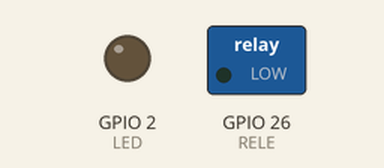
Bench run of a sketch on a simulated ESP32. On the bench: switched loads named in the sketch (green lamp = pin HIGH), output pins drawn as LEDs (lit = HIGH). WiFi joins after 1.5 s; servers stay silent unless stated; uploads are accepted with an empty reply; random numbers use the default seed unless the sketch sets one; what the sketch prints to the serial monitor is not drawn.

Above: at 2.7 s.
At 5.6 s:
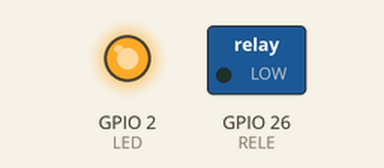
Timing chart, 0 to 16.5 s (numbered marks = the images above):
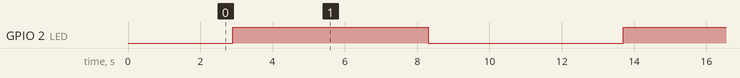

Measured:
- by itself, GPIO 2 (LED): alternates HIGH for 5.4 s and LOW for 5.4 s

The sketch:

main.ino
```cpp
#include <WiFi.h>
#include <HTTPClient.h>
#include <ArduinoJson.h>

// ==================== WIFI ====================
const char* ssid = "NOME_DA_REDE";
const char* password = "SENHA_DA_REDE";

// ==================== API =====================
const char* apiURL =
"API";

// ==================== PINOS SEGUROS ===========
#define RELE   26
#define LED    2
#define BOTAO  27
#define IDSENSOR 1
#define IDDISPOSITIVO 1

// =================================================
// ENVIA LEITURA (TEMPERATURA ou UMIDADE)
// =================================================
bool enviarLeitura(const char* tipo, float valor, int idSensor, int idDispositivo) {

  if (WiFi.status() != WL_CONNECTED) {
    Serial.println("WiFi desconectado");
    return false;
  }

  HTTPClient http;
  http.begin(apiURL);
  http.setTimeout(8000);
  http.addHeader("Content-Type", "application/json");

  StaticJsonDocument<128> doc;
  doc["action"] = "inserirLeitura";
  doc["tipo"] = tipo;      // "temperatura" ou "umidade"
  doc["valor"] = valor;
  doc["id_sensor"] = idSensor;
  doc["id_dispositivo"] = idDispositivo;

  String payload;
  serializeJson(doc, payload);

  int httpCode = http.POST(payload);

  if (httpCode > 0) {
    Serial.print(tipo);
    Serial.print(" -> ");
    Serial.println(http.getString());
    http.end();
    return true;
  } else {
    Serial.println("Erro HTTP");
    http.end();
    return false;
  }
}

// =================================================
// SETUP
// =================================================
void setup() {
  Serial.begin(115200);
  delay(1000);

  pinMode(RELE, OUTPUT);
  pinMode(LED, OUTPUT);
  pinMode(BOTAO, INPUT_PULLUP);

  WiFi.begin(ssid, password);
  Serial.print("Conectando ao WiFi");

  while (WiFi.status() != WL_CONNECTED) {
    delay(500);
    Serial.print(".");
  }

  Serial.println("\nWiFi conectado");
}

// =================================================
// LOOP
// =================================================
void loop() {

  // 🔧 Simulação (substitua pelos sensores reais)
  float temperatura = 25.0 + random(-10, 10) * 0.1;
  float umidade = 60.0 + random(-20, 20) * 0.1;

  enviarLeitura("temperatura", temperatura,IDSENSOR, IDDISPOSITIVO);
  enviarLeitura("umidade", umidade,IDSENSOR, IDDISPOSITIVO);


  digitalWrite(LED, !digitalRead(LED)); // pisca LED

  delay(5000);
}
```
